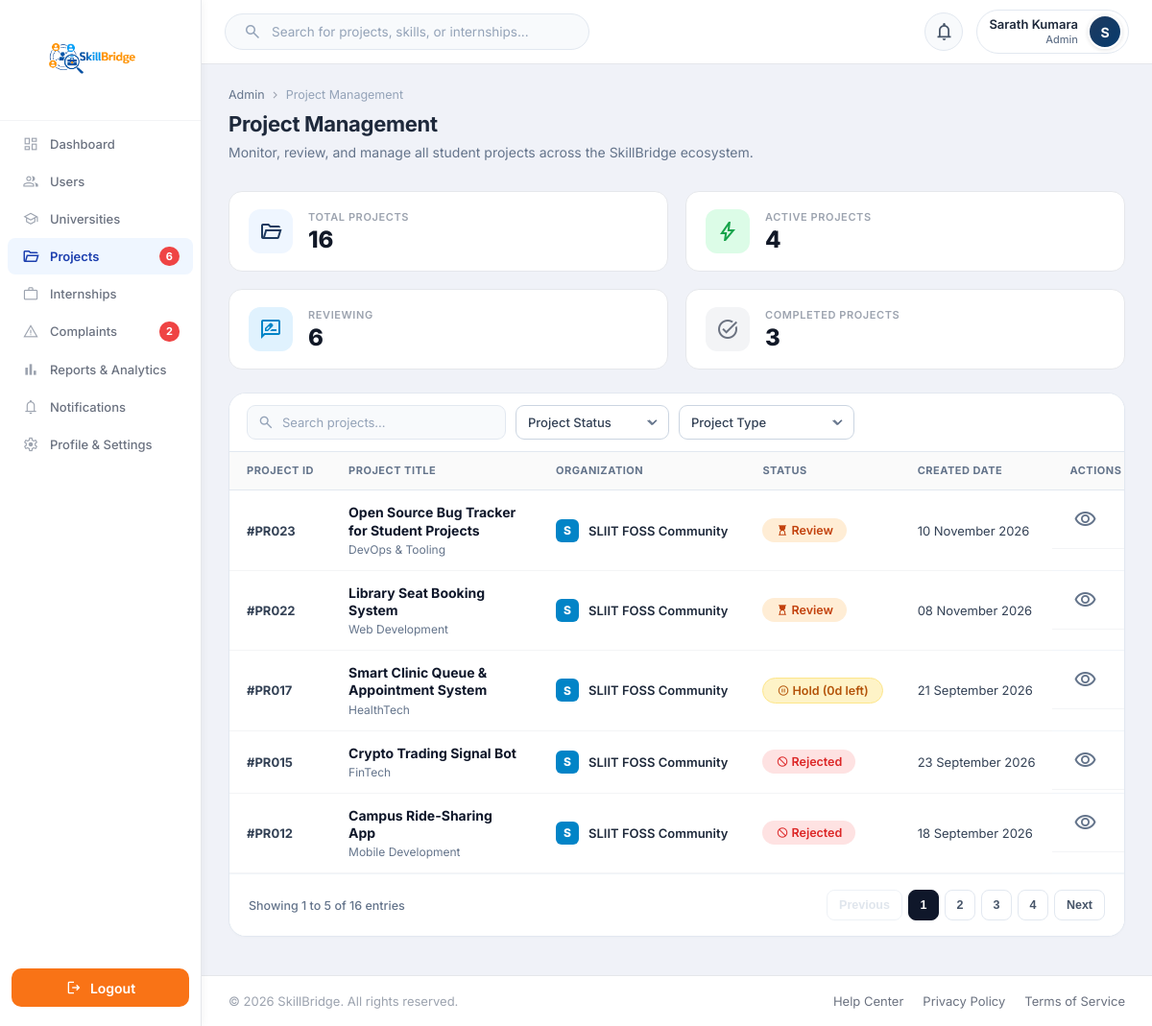
The page /Functions/Admin/Project_Management.php (signed in) on the database its author committed.
### tables this page shows
CREATE TABLE `user` (
  `Email` varchar(100) NOT NULL,
  `password` varchar(100) NOT NULL,
  `role` varchar(100) NOT NULL,
  `status` varchar(20) NOT NULL DEFAULT 'De-Active',
  `verification_code` varchar(20) NOT NULL,
  `created_at` timestamp NULL DEFAULT current_timestamp()
);

CREATE TABLE `projects` (
  `id` int(11) NOT NULL,
  `organization_email` varchar(100) NOT NULL,
  `category_id` int(11) DEFAULT NULL,
  `title` varchar(255) NOT NULL,
  `icon` varchar(50) DEFAULT '?',
  `description` text DEFAULT NULL,
  `learning_objectives` text DEFAULT NULL,
  `expected_outcomes` text DEFAULT NULL,
  `difficulty` varchar(30) DEFAULT 'Intermediate',
  `duration_weeks` int(11) DEFAULT NULL,
  `members` int(11) DEFAULT 1,
  `preferred_year` varchar(20) DEFAULT 'Any Year',
  `deadline` date DEFAULT NULL,
  `visibility` varchar(20) DEFAULT 'Public',
  `status` varchar(30) DEFAULT 'reviewing',
  `posted_at` timestamp NOT NULL DEFAULT current_timestamp()
);

CREATE TABLE `project_categories` (
  `category_id` int(11) NOT NULL,
  `category_name` varchar(100) NOT NULL
);

CREATE TABLE `organization` (
  `Email` varchar(100) NOT NULL,
  `Name` varchar(100) NOT NULL,
  `orgtype` varchar(100) NOT NULL,
  `contactPersonName` varchar(100) NOT NULL,
  `contactNumber` varchar(17) NOT NULL,
  `website` varchar(200) NOT NULL,
  `location` varchar(100) NOT NULL,
  `about` text DEFAULT NULL,
  `linkedin` varchar(200) DEFAULT NULL,
  `twitter` varchar(200) DEFAULT NULL,
  `facebook` varchar(200) DEFAULT NULL,
  `logo` varchar(255) DEFAULT NULL
);

### Functions/Admin/Components/Projects/ProjectTable.php (the view, shortened to what the rows shown need)
<div class="pm-table-responsive">
    <table class="data-table pm-table">
        <?php
            include dirname(__DIR__) . "/Common/TableHeder.php";
        ?>
        <tbody id="pmTableBody">
            <?php if (!empty($projectsList)): ?>
                <?php foreach ($projectsList as $proj):
                    $idNum = (int)$proj['id'];
                    $projId = '#PR' . str_pad($idNum, 3, '0', STR_PAD_LEFT);
                    $title = htmlspecialchars($proj['title'] ?? 'Untitled Project');
                    $category = htmlspecialchars($proj['category'] ?? 'General');
                    $org = htmlspecialchars($proj['company'] ?? 'N/A');
                    $rawStatus = trim($proj['status'] ?? 'Published');
                    $sLower = strtolower($rawStatus);
                    if (in_array($sLower, ['published', 'publish', 'approved'])) {
                        $status = 'Published';
                    } elseif (in_array($sLower, ['inprogress', 'active'])) {
                        $status = 'Active';
                    } elseif (in_array($sLower, ['completed', 'complete', 'close'])) {
                        $status = 'Completed';
                    } elseif (in_array($sLower, ['reviewing', 'review', 'rewiewing'])) {
                        $status = 'Review';
                    } elseif ($sLower === 'hold') {
                        $status = 'Hold';
                    } elseif ($sLower === 'rejected') {
                        $status = 'Rejected';
                    } else {
                        $status = ucfirst($sLower);
                    }
                    $skillsStr = trim($proj['tech_stack'] ?? '');
                    $skillsArr = !empty($skillsStr) ? array_filter(array_map('trim', explode(',', $skillsStr))) : ['General'];
                    $skillsAttr = htmlspecialchars(implode(', ', $skillsArr));
                    $members = (int)($proj['members'] ?? 1);
                    $createdDate = !empty($proj['posted_at']) ? date('d F Y', strtotime($proj['posted_at'])) : date('d F Y');
                    $holdReason = htmlspecialchars($proj['hold_reason'] ?? '');
                    $holdResponse = htmlspecialchars($proj['hold_response'] ?? '');
                    $rejectReason = ($status === 'Rejected') ? $holdReason : '';
                    $orgInitial = !empty($org) ? strtoupper(substr($org, 0, 1)) : 'U';
                    $description = htmlspecialchars($proj['description'] ?? 'No description provided.');
                    $learningObjectives = htmlspecialchars($proj['learning_objectives'] ?? 'Standard industry project objectives.');
                    $expectedOutcomes = htmlspecialchars($proj['expected_outcomes'] ?? 'Production ready deliverables.');
                    $difficulty = htmlspecialchars($proj['difficulty'] ?? 'Intermediate');
                    $duration = htmlspecialchars($proj['duration'] ?? '8 Weeks');
                    $deadline = !empty($proj['deadline']) ? htmlspecialchars($proj['deadline']) : 'Not Specified';
                    $orgEmail = htmlspecialchars($proj['organization_email'] ?? 'N/A');
                    $holdDaysLeft = 7;
                    if (!empty($proj['held_at'])) {
                        $diffDays = floor((time() - strtotime($proj['held_at'])) / 86400);
                        $holdDaysLeft = max(0, 7 - (int)$diffDays);
                    }
                    $orgLower = strtolower($org);
                    $orgClass = 'org-default';
                    if (strpos($orgLower, 'ucsc') !== false) {
                        $orgClass = 'org-ucsc';
                    } elseif (strpos($orgLower, 'abc') !== false) {
                        $orgClass = 'org-abc';
                    } elseif (strpos($orgLower, 'tech') !== false) {
                        $orgClass = 'org-tech';
                    } elseif (strpos($orgLower, 'sliit') !== false) {
                        $orgClass = 'org-sliit';
                    }
                ?>
                <tr class="pm-data-row"
                    data-id="<?= $projId ?>"
                    data-title="<?= $title ?>"
                    data-category="<?= $category ?>"
                    data-org="<?= $org ?>"
                    data-org-email="<?= $orgEmail ?>"
                    data-status="<?= $status ?>"
                    data-skills="<?= $skillsAttr ?>"
                    data-description="<?= $description ?>"
                    data-learning-objectives="<?= $learningObjectives ?>"
                    data-expected-outcomes="<?= $expectedOutcomes ?>"
                    data-difficulty="<?= $difficulty ?>"
                    data-duration="<?= $duration ?>"
                    data-deadline="<?= $deadline ?>"
                    data-members="<?= $members ?>"
                    data-hold-reason="<?= $holdReason ?>"
                    data-hold-days="<?= $holdDaysLeft ?>"
                    data-team-response="<?= $holdResponse ?>"
                    data-reject-reason="<?= $rejectReason ?>">
                    <td class="pm-project-id"><?= $projId ?></td>
                    <td>
                        <div class="pm-project-meta">
                            <span class="pm-title-main"><?= $title ?></span>
                            <span class="pm-title-category"><?= $category ?></span>
                        </div>
                    </td>
                    <td>
                        <div class="pm-org-wrapper">
                            <span class="pm-org-avatar <?= $orgClass ?>"><?= $orgInitial ?></span>
                            <span class="pm-org-name"><?= $org ?></span>
                        </div>
                    </td>
                    <td>
                        <?php if ($status === 'Published'): ?>
                            <span class="pm-status-pill status-published" title="Approved by Admin, currently open for student applications">
                                <span class="material-symbols-outlined" style="font-size: 13px; margin-right: 3px;">public</span>Published
                            </span>
                        <?php elseif ($status === 'Active'): ?>
                            <span class="pm-status-pill status-active" title="Team formed and active in progress">
                                <span class="material-symbols-outlined" style="font-size: 13px; margin-right: 3px;">bolt</span>Active
                            </span>
                        <?php elseif ($status === 'Hold'): ?>
                            <span class="pm-status-pill status-hold" title="On Hold: <?= $holdDaysLeft ?> days left in grace period">
                                <span class="material-symbols-outlined" style="font-size: 13px; margin-right: 3px;">pause_circle</span>Hold (<?= $holdDaysLeft ?>d left)
                            </span>
                        <?php elseif ($status === 'Completed'): ?>
                            <span class="pm-status-pill status-completed">
                                <span class="material-symbols-outlined" style="font-size: 13px; margin-right: 3px;">task_alt</span>Completed
                            </span>
                        <?php elseif ($status === 'Review'): ?>
                            <span class="pm-status-pill status-review" title="Pending Admin review before student publication">
                                <span class="material-symbols-outlined" style="font-size: 13px; margin-right: 3px;">hourglass_top</span>Review
                            </span>
                        <?php elseif ($status === 'Rejected'): ?>
                            <span class="pm-status-pill status-rejected">
                                <span class="material-symbols-outlined" style="font-size: 13px; margin-right: 3px;">block</span>Rejected
                            </span>
                        <?php else: ?>
                            <span class="pm-status-pill status-active"><?= htmlspecialchars($status) ?></span>
                        <?php endif; ?>
                    </td>
                    <td class="pm-created-date"><?= $createdDate ?></td>
                    <td class="pm-actions-cell">
                        <button class="pm-btn-icon" title="View Full Details & Moderate" onclick="viewProjectDetails('<?= $projId ?>')">
                            <span class="material-symbols-outlined">visibility</span>
                        </button>
                    </td>
                </tr>
                <?php endforeach; ?>
            <?php endif; ?>
        </tbody>
    </table>
</div>

### Includes/dash_header.php (shortened to what the rows shown need)
<?php
require_once __DIR__ . '/../Session/Session.php';
require_once __DIR__ . '/../Config/db.php';
$user = function_exists('current_user') ? current_user() : null;
$name = "User";
$role = "Student";
if($user && isset($conn)){
    $name = $user['username'] ?? $user['Name'] ?? "User";
    $email = $user['Email'] ?? $user['email'] ?? null;
    if(!empty($user['role'])){
        $role = ucfirst($user['role']);
    }
    if($email){
        $sql = "
            SELECT
                u.Email,
                u.role,
                COALESCE(s.Name, a.Name,c.Name, o.Name) AS db_name,
                COALESCE(s.profile_image, a.profile_image, c.profile_img) AS profile_image
            FROM user u
            LEFT JOIN student s ON u.Email = s.Email
            LEFT JOIN admin a ON u.Email = a.Email
            LEFT JOIN company c ON u.Email = c.Email
            LEFT JOIN organization o ON u.Email = o.Email
            WHERE u.Email = ?
            LIMIT 1
        ";
        $stmt = $conn->prepare($sql);
        if($stmt){
            $stmt->bind_param("s", $email);
            $stmt->execute();
            $result = $stmt->get_result();
            if($data = $result->fetch_assoc()){
                if(!empty($data['db_name'])){
                    $name = $data['db_name'];
                }
                if(!empty($data['role'])){
                    $role = ucfirst($data['role']);
                }
            }
        }
    }
}
$base_url = $GLOBALS['BASE_URL'] ?? '/Skill_Bridge_Group_Project';
$currentRoleFolder = ucfirst($role ?: "Student");
$profile_dir = is_dir(__DIR__ . '/../Functions/' . $currentRoleFolder)
    ? 'Functions/' . $currentRoleFolder
    : 'Functions/Dashboards/' . ($role ?: 'Student');
$profile_file = __DIR__ . '/../' . $profile_dir . '/profile.php';
$profile_url = file_exists($profile_file)
    ? $base_url . "/" . $profile_dir . "/profile.php"
    : "";
?>
<link rel="stylesheet" href="<?php echo $base_url; ?>/Assets/CSS/header.css?v=<?php echo time(); ?>">
<header class="top-header">
    <div class="header-right">
        <div class="profile" <?php if (!empty($profile_url)): ?>onclick="window.location.href='<?php echo htmlspecialchars($profile_url); ?>'" title="Edit Profile & Settings"<?php endif; ?>>
            <div class="profile-info">
                <h4><?php echo htmlspecialchars($name); ?></h4>
                <small><?php echo htmlspecialchars($role); ?></small>
            </div>
        </div>
    </div>
</header>

### rows shown on the page
user: role "Admin"
projects: id "#PR023", title "Open Source Bug Tracker for Student Projects", category.category_name "DevOps & Tooling", organization_email.Name "S", organization_email.Name "SLIIT FOSS Community", status "reviewing" (drawn), posted_at "10 November 2026"
projects: id "#PR022", title "Library Seat Booking System", category.category_name "Web Development", organization_email.Name "S", organization_email.Name "SLIIT FOSS Community", status "reviewing" (drawn), posted_at "08 November 2026"
projects: id "#PR017", title "Smart Clinic Queue & Appointment System", category.category_name "HealthTech", organization_email.Name "S", organization_email.Name "SLIIT FOSS Community", holdDaysLeft "0", posted_at "21 September 2026"
projects: id "#PR015", title "Crypto Trading Signal Bot", category.category_name "FinTech", organization_email.Name "S", organization_email.Name "SLIIT FOSS Community", status "rejected" (drawn), posted_at "23 September 2026"
projects: id "#PR012", title "Campus Ride-Sharing App", category.category_name "Mobile Development", organization_email.Name "S", organization_email.Name "SLIIT FOSS Community", status "rejected" (drawn), posted_at "18 September 2026"

### other values the page prints
$activeProjectCount "6"
$activeComplaintsCount "2"
$name "Sarath Kumara"
$initial "S"
$breadcrumb "Project Management"
$title "Project Management"
$subtitle "Monitor, review, and manage all student projects across the SkillBridge ecosystem."
$CardDetails["cardLabels"][$x] "TOTAL PROJECTS"
$CardDetails["cardValues"][$x] "16"
$CardDetails["cardLabels"][$x] "ACTIVE PROJECTS"
$CardDetails["cardValues"][$x] "4"
$CardDetails["cardLabels"][$x] "REVIEWING"
$CardDetails["cardValues"][$x] "6"
$CardDetails["cardLabels"][$x] "COMPLETED PROJECTS"
$CardDetails["cardValues"][$x] "3"
